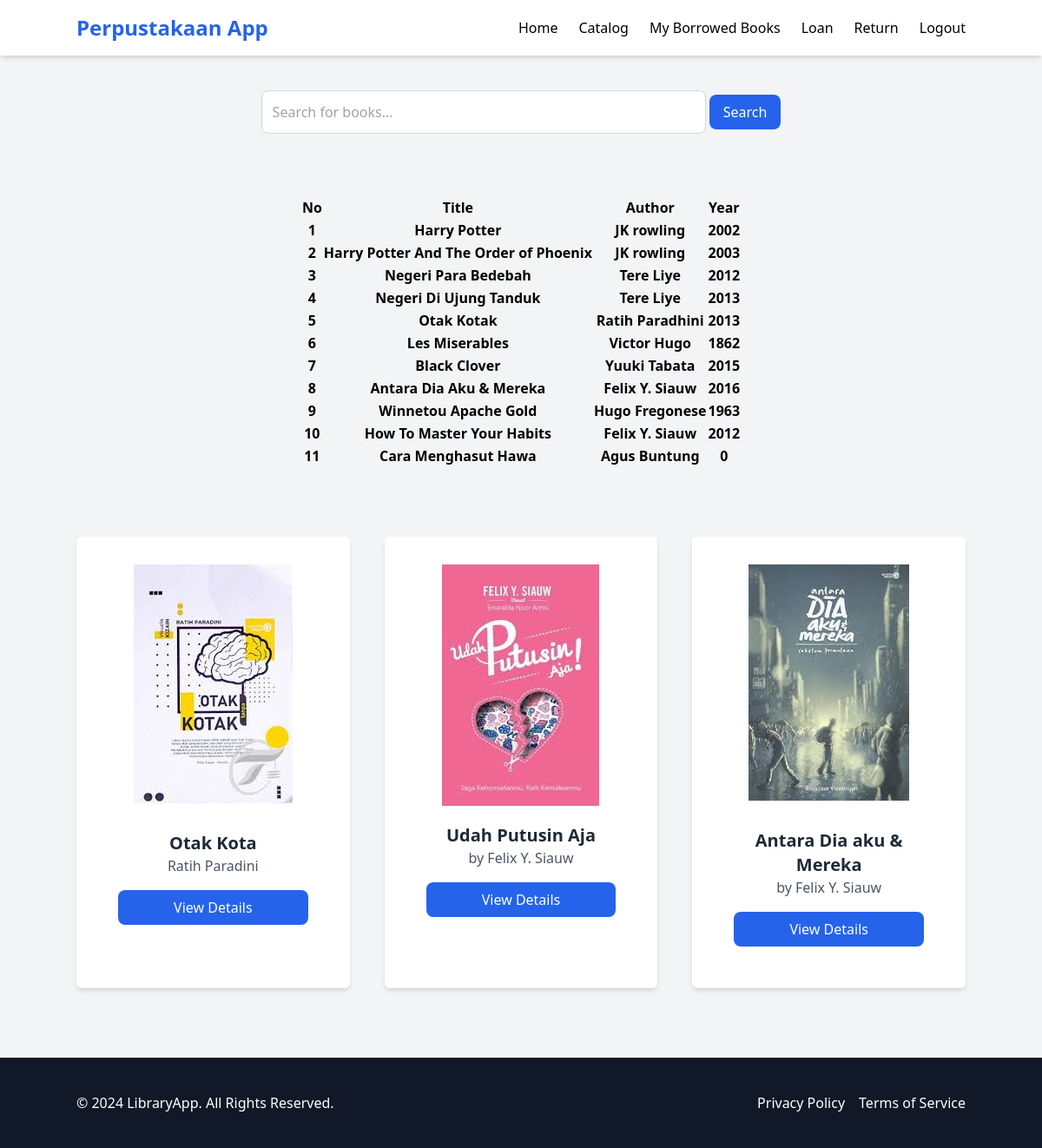
Page /book (signed in) on the committed database.
### tables this page shows
CREATE TABLE `books` (
  `id` int(11) NOT NULL,
  `title` varchar(100) NOT NULL,
  `author` varchar(100) NOT NULL,
  `year` int(4) NOT NULL,
  `stok` int(11) NOT NULL,
  `image` varchar(255) DEFAULT NULL
);

### controllers/Controller.php (called while the page is built, shortened)
<?php
class Controller {
    protected static function view($page, $data = [])
    {
        return require $page;
    }
}

### controllers/BookController.php (called while the page is built)
<?php
require 'Controller.php';
require 'models/Book.php';
class BookController extends Controller {
    public static function index()
    {
        $query_string = $_SERVER["QUERY_STRING"] ?? null;
       if (isset($query_string))
       {
        $filter = explode("=", $query_string);
        $listBook = Book::filter($filter[1]);
        return self::view("views/book.php", $listBook);
       }
        $listBook = Book::get();
        return self::view("views/book.php", $listBook);
    }
}
BookController::index();

### models/Book.php (called while the page is built, shortened)
<?php
require_once 'config/database.php';
class Book {
    private $id, $title, $author, $year;
    function getTitle()
    {
        return $this->title;
    }
    function getAuthor()
    {
        return $this->author;
    }
    function getYear()
    {
        return $this->year;
    }
    static function filter($search)
    {
        global $pdo;
        $query = $pdo->query("SELECT * FROM books WHERE title LIKE '$search%'");
        return $query->fetchAll(PDO::FETCH_CLASS, 'Book');
    }
}

### views/book.php (the view, shortened to what this page needs)
 <?php
 $number = 1;
require "assets/header.php";
 ?>
    <section class="py-10">
        <div class="container mx-auto text-center">
            <form action="" method="GET" class="mb-8">
                <input type="text" name="find"  placeholder="Search for books..." class="w-1/2 p-3 border border-gray-300 rounded-lg" required/>
                <button type="submit" class="bg-blue-600 text-white px-4 py-2 rounded-lg hover:bg-blue-700">Search</button>
            </form>
        </div>
    </section>
    <div class="table mx-auto text-center">
        <table class="table">
            <thead>
                <tr>
                    <th>No</th>
                    <th>Title</th>
                    <th>Author</th>
                    <th>Year</th>
                </tr>
            </thead>
            <tbody>
                <?php foreach ($data as $book) : ?>
                    <tr>
                    <th><?=$number++?></th>
                    <th><?= $book->getTitle()?></th>
                    <th><?= $book->getAuthor()?></th>
                    <th><?= $book->getYear()?></th>
                    </tr>
            </tbody>
            <?php endforeach ?>
        </table>
    </div>
    <section class="py-20">
        <div class="container mx-auto text-center">
            <div class="grid grid-cols-1 md:grid-cols-3 gap-10">
                <div class="bg-white p-8 shadow-md rounded-md">
                    <img src="photo/otak.jpeg" alt="Book Cover" class="mx-auto mb-4">
                    <div class="p-4">
                        <h3 class="text-xl font-bold text-gray-800">Otak Kota</h3>
                        <p class="text-gray-600">Ratih Paradini</p>
                        <a href="#" class="block bg-blue-600 text-white mt-4 text-center py-2 rounded-lg hover:bg-blue-700">View Details</a>
                    </div>
                </div>
                <div class="bg-white p-8 shadow-md rounded-md">
                    <img src="photo/outus.jpeg" alt="Book Cover" class="mx-auto mb-1">
                    <div class="p-4">
                        <h3 class="text-xl font-bold text-gray-800">Udah Putusin Aja</h3>
                        <p class="text-gray-600">by Felix Y. Siauw</p>
                        <a href="#" class="block bg-blue-600 text-white mt-4 text-center py-2 rounded-lg hover:bg-blue-700">View Details</a>
                    </div>
                </div>
                <div class="bg-white p-8 shadow-md rounded-md">
                    <img src="photo/hawariyu.jpeg" alt="Book Cover" class="mx-auto mb-4">
                    <div class="p-4">
                        <h3 class="text-xl font-bold text-gray-800">Antara Dia aku & Mereka</h3>
                        <p class="text-gray-600">by Felix Y. Siauw</p>
                        <a href="#" class="block bg-blue-600 text-white mt-4 text-center py-2 rounded-lg hover:bg-blue-700">View Details</a>
                    </div>
                </div>
            </div>
        </div>
    </section>
<?php
require 'assets/footer.php';
?>

### index.php (shortened to what this page needs)
<?php
$uri = parse_url($_SERVER["REQUEST_URI"], PHP_URL_PATH);
switch ($uri) {
    case '/book':
        require 'controllers/BookController.php';
        break;
}

### assets/header.php (shortened to what this page needs)
<!DOCTYPE html>
<html lang="en">
<head>
    <script src="https://cdn.tailwindcss.com"></script>
</head>
<body class="bg-gray-100">
    <nav class="bg-white shadow-md py-4">
        <div class="container mx-auto flex justify-between items-center">
            <a href="/home" class="text-2xl font-bold text-blue-600">Perpustakaan App</a>
            <ul class="flex space-x-6">
                <li><a href="/home" class="hover:text-blue-600">Home</a></li>
                <?php if ($_SESSION['role'] === 'admin'): ?>
                    <li><a href="/admin/users" class="hover:text-blue-600">Manage Users</a></li>
                    <li><a href="/book/add" class="hover:text-blue-600">Manage Books</a></li>
                    <li><a href="/admin/loans" class="hover:text-blue-600">Member Loans</a></li>
                <?php else: ?>
                    <li><a href="/catalog" class="hover:text-blue-600">Catalog</a></li>
                    <li><a href="/borrowed" class="hover:text-blue-600">My Borrowed Books</a></li>
                    <li><a href="/loan" class="hover:text-blue-600">Loan</a></li>
                    <li><a href="/return" class="hover:text-blue-600">Return</a></li>
                <?php endif; ?>
                <li><a href="/logout" class="hover:text-blue-600">Logout</a></li>
            </ul>
        </div>
    </nav>
</body>
</html>

### assets/footer.php
    <footer class="bg-gray-900 text-white py-10">
        <div class="container mx-auto flex justify-between items-center">
            <p>&copy; 2024 LibraryApp. All Rights Reserved.</p>
            <div class="flex space-x-4">
                <a href="#" class="hover:text-blue-400">Privacy Policy</a>
                <a href="#" class="hover:text-blue-400">Terms of Service</a>
            </div>
        </div>
    </footer>
</body>
</html>

### rows in the picture
books: title "Harry Potter", author "JK rowling", year "2002"
books: title "Harry Potter And The Order of Phoenix", author "JK rowling", year "2003"
books: title "Negeri Para Bedebah", author "Tere Liye", year "2012"
books: title "Negeri Di Ujung Tanduk", author "Tere Liye", year "2013"
books: title "Otak Kotak", author "Ratih Paradhini", year "2013"
books: title "Les Miserables", author "Victor Hugo", year "1862"
books: title "Black Clover", author "Yuuki Tabata", year "2015"
books: title "Antara Dia Aku & Mereka", author "Felix Y. Siauw", year "2016"
books: title "Winnetou Apache Gold", author "Hugo Fregonese", year "1963"
books: title "How To Master Your Habits", author "Felix Y. Siauw", year "2012"
books: title "Cara Menghasut Hawa", author "Agus Buntung", year "0"
